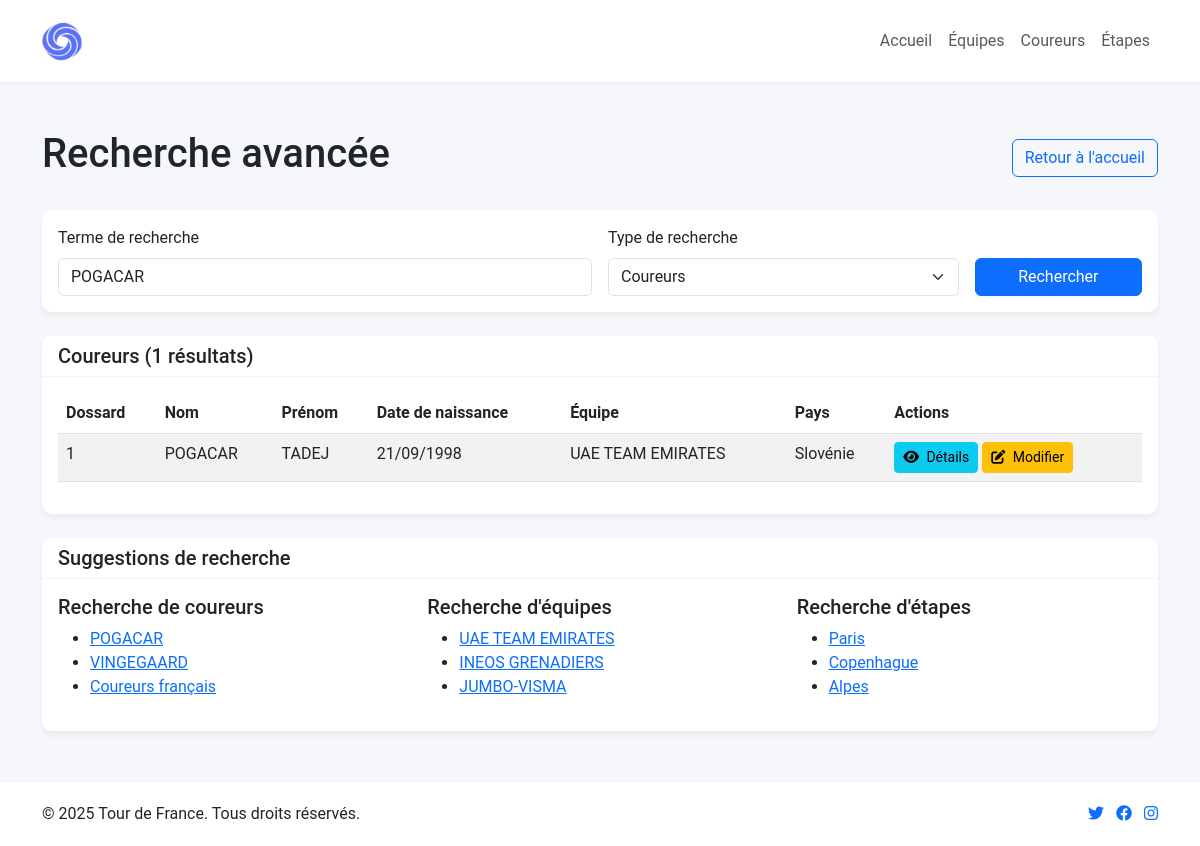
Page /recherche.php?terme=POGACAR&type=coureurs on the committed database.
### tables this page shows
CREATE TABLE `Coureur` (
  `numDossard` int(11) NOT NULL,
  `nom` varchar(50) DEFAULT NULL,
  `prenom` varchar(50) DEFAULT NULL,
  `DN` date DEFAULT NULL,
  `numEquipe` varchar(50) NOT NULL,
  `codePays` varchar(3) NOT NULL
);

CREATE TABLE `Equipe` (
  `numEquipe` varchar(50) NOT NULL,
  `nomEquipe` varchar(50) DEFAULT NULL,
  `codePays` varchar(3) NOT NULL
);

CREATE TABLE `Pays` (
  `codePays` varchar(3) NOT NULL,
  `nomPays` varchar(100) DEFAULT NULL
);

### recherche.php (the view, shortened to what this page needs)
<?php
require_once 'config.php';
include 'header.php';
$terme = isset($_GET['terme']) ? trim($_GET['terme']) : '';
$type = isset($_GET['type']) ? trim($_GET['type']) : 'all';
$resultats_coureurs = [];
$resultats_equipes = [];
$resultats_etapes = [];
if (!empty($terme)) {
    if ($type == 'all' || $type == 'coureurs') {
        $sql_coureurs = "SELECT c.numDossard, c.nom, c.prenom, c.DN, e.nomEquipe, p.nomPays
                         FROM Coureur c
                         LEFT JOIN Equipe e ON c.numEquipe = e.numEquipe
                         LEFT JOIN Pays p ON c.codePays = p.codePays
                         WHERE c.nom LIKE ? OR c.prenom LIKE ?
                         ORDER BY c.nom, c.prenom
                         LIMIT 20";
        $stmt_coureurs = $conn->prepare($sql_coureurs);
        $search_term = "%$terme%";
        $stmt_coureurs->bind_param("ss", $search_term, $search_term);
        $stmt_coureurs->execute();
        $result_coureurs = $stmt_coureurs->get_result();
        while($row = $result_coureurs->fetch_assoc()) {
            $resultats_coureurs[] = $row;
        }
    }
}
?>
<div class="container my-5">
    <div class="d-flex justify-content-between align-items-center mb-4">
        <h1>Recherche avancée</h1>
        <a href="index.php" class="btn btn-outline-primary">Retour à l'accueil</a>
    </div>
    <div class="card mb-4">
        <div class="card-body">
            <form action="" method="get" class="row g-3">
                <div class="col-md-6">
                    <label for="terme" class="form-label">Terme de recherche</label>
                    <input type="text" class="form-control" id="terme" name="terme" value="<?php echo htmlspecialchars($terme); ?>" required placeholder="Nom, prénom, équipe, ville...">
                </div>
                <div class="col-md-4">
                    <label for="type" class="form-label">Type de recherche</label>
                    <select class="form-select" id="type" name="type">
                        <option value="coureurs" <?php echo ($type == 'coureurs') ? 'selected' : ''; ?>>Coureurs</option>
                    </select>
                </div>
                <div class="col-md-2 d-flex align-items-end">
                    <button type="submit" class="btn btn-primary w-100">Rechercher</button>
                </div>
            </form>
        </div>
    </div>
    <?php if (empty($terme)): ?>
    <div class="alert alert-info">
        <i class="fas fa-info-circle me-2"></i> Veuillez saisir un terme de recherche.
    </div>
    <?php elseif (empty($resultats_coureurs) && empty($resultats_equipes) && empty($resultats_etapes)): ?>
    <div class="alert alert-warning">
        <i class="fas fa-exclamation-triangle me-2"></i> Aucun résultat trouvé pour "<strong><?php echo htmlspecialchars($terme); ?></strong>".
    </div>
    <?php else: ?>
    <?php if ($type == 'all' || $type == 'coureurs'): ?>
    <div class="card mb-4">
        <div class="card-header">
            <h2 class="h5 mb-0">Coureurs (<?php echo count($resultats_coureurs); ?> résultats)</h2>
        </div>
        <div class="card-body">
            <?php if (!empty($resultats_coureurs)): ?>
            <div class="table-responsive">
                <table class="table table-striped">
                    <thead>
                        <tr>
                            <th>Dossard</th>
                            <th>Nom</th>
                            <th>Prénom</th>
                            <th>Date de naissance</th>
                            <th>Équipe</th>
                            <th>Pays</th>
                            <th>Actions</th>
                        </tr>
                    </thead>
                    <tbody>
                        <?php foreach($resultats_coureurs as $coureur): ?>
                        <tr>
                            <td><?php echo $coureur['numDossard']; ?></td>
                            <td><?php echo $coureur['nom']; ?></td>
                            <td><?php echo $coureur['prenom']; ?></td>
                            <td><?php echo date('d/m/Y', strtotime($coureur['DN'])); ?></td>
                            <td><?php echo $coureur['nomEquipe']; ?></td>
                            <td><?php echo $coureur['nomPays']; ?></td>
                            <td>
                                <a href="Coureur_detail.php?id=<?php echo $coureur['numDossard']; ?>" class="btn btn-sm btn-info">
                                    <i class="fas fa-eye me-1"></i> Détails
                                </a>
                                <a href="edit_coureur.php?id=<?php echo $coureur['numDossard']; ?>" class="btn btn-sm btn-warning">
                                    <i class="fas fa-edit me-1"></i> Modifier
                                </a>
                            </td>
                        </tr>
                        <?php endforeach; ?>
                    </tbody>
                </table>
            </div>
            <?php else: ?>
            <p class="text-muted mb-0">Aucun coureur ne correspond à votre recherche.</p>
            <?php endif; ?>
        </div>
    </div>
    <?php endif; ?>
    <?php endif; ?>
    <div class="card mt-4">
        <div class="card-header">
            <h2 class="h5 mb-0">Suggestions de recherche</h2>
        </div>
        <div class="card-body">
            <div class="row">
                <div class="col-md-4">
                    <h5>Recherche de coureurs</h5>
                    <ul>
                        <li><a href="recherche.php?terme=POGACAR&type=coureurs">POGACAR</a></li>
                        <li><a href="recherche.php?terme=VINGEGAARD&type=coureurs">VINGEGAARD</a></li>
                        <li><a href="recherche.php?terme=FRA&type=coureurs">Coureurs français</a></li>
                    </ul>
                </div>
                <div class="col-md-4">
                    <h5>Recherche d'équipes</h5>
                    <ul>
                        <li><a href="recherche.php?terme=UAE&type=equipes">UAE TEAM EMIRATES</a></li>
                        <li><a href="recherche.php?terme=INEOS&type=equipes">INEOS GRENADIERS</a></li>
                        <li><a href="recherche.php?terme=JUMBO&type=equipes">JUMBO-VISMA</a></li>
                    </ul>
                </div>
                <div class="col-md-4">
                    <h5>Recherche d'étapes</h5>
                    <ul>
                        <li><a href="recherche.php?terme=Paris&type=etapes">Paris</a></li>
                        <li><a href="recherche.php?terme=Copenhague&type=etapes">Copenhague</a></li>
                        <li><a href="recherche.php?terme=Alpes&type=etapes">Alpes</a></li>
                    </ul>
                </div>
            </div>
        </div>
    </div>
</div>
<?php
include 'footer.php';
?>

### header.php (style rules this page uses)
:root { --primary-color: #FFD800; --secondary-color: #333; --light-bg: #f8f9fa; --border-radius: 10px; }
body { font-family: 'Roboto', sans-serif; background-color: #f5f7fa; }
.card { border-radius: var(--border-radius); box-shadow: 0 4px 6px rgba(0,0,0,0.05); border: none; margin-bottom: 20px; overflow: hidden; }
.card-header { font-weight: bold; background-color: white; border-bottom: 1px solid rgba(0,0,0,0.05); }

### rows in the picture
coureur: numDossard "1", nom "POGACAR", prenom "TADEJ", DN "21/09/1998", numEquipe.nomEquipe "UAE TEAM EMIRATES", codePays.nomPays "Slovénie"

### other values in the picture
count($resultats_coureurs) "1"
